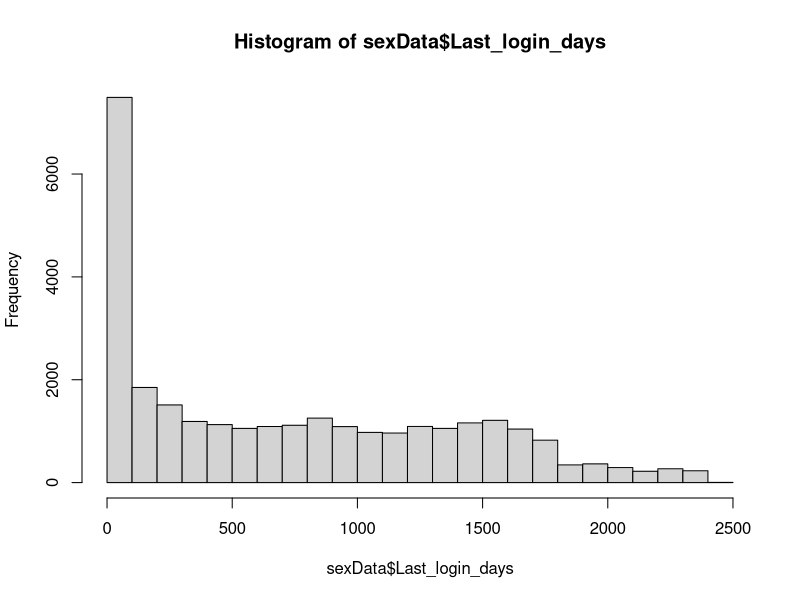
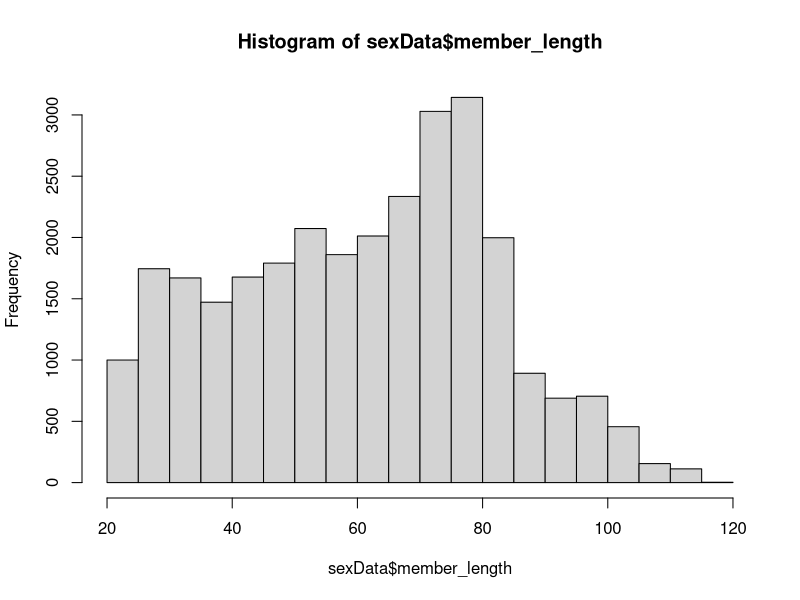
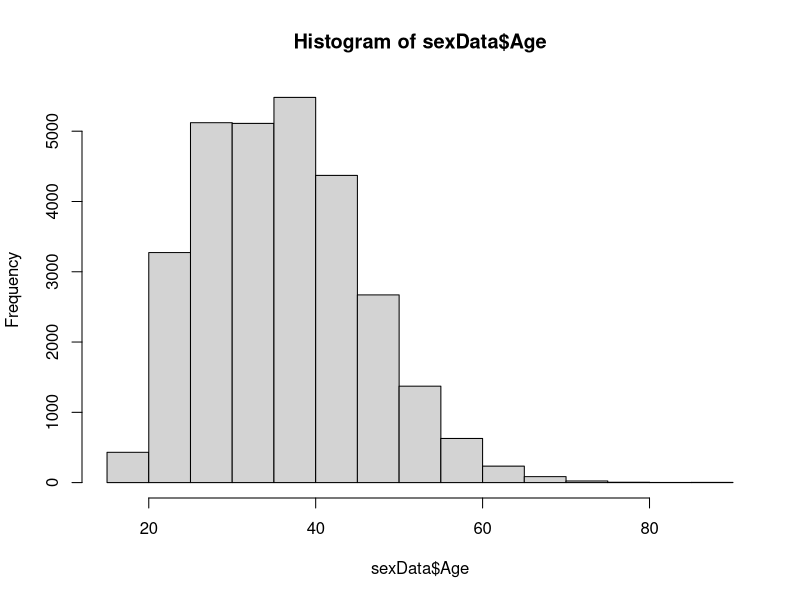
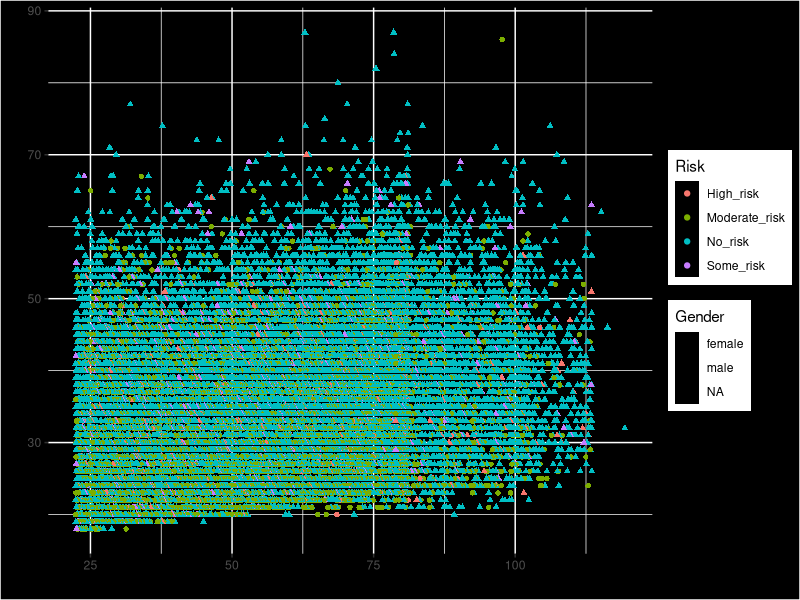
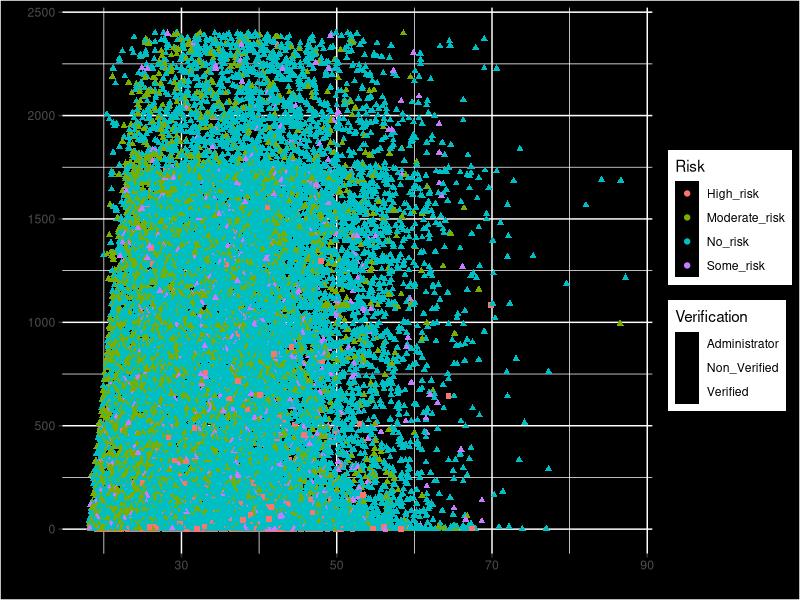
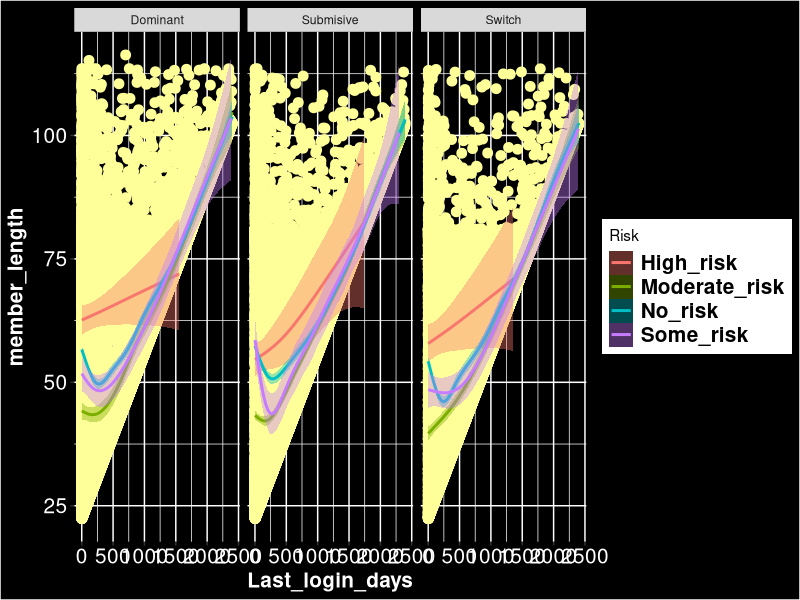
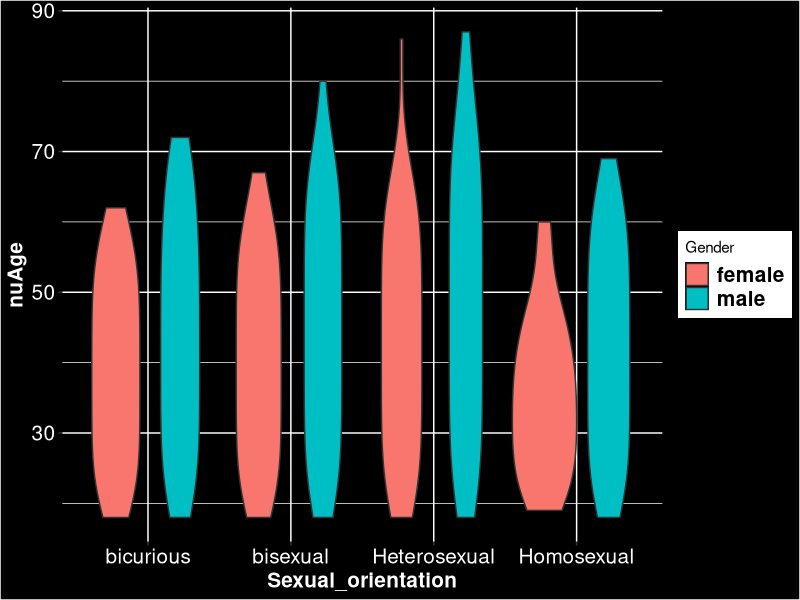
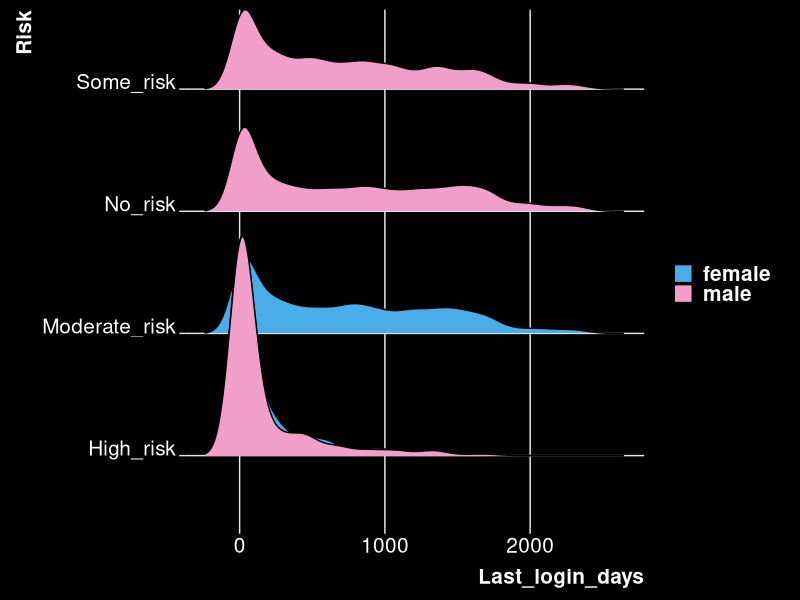

R code for these plots, in order: (Note: this script raises an error after producing the figures.)

packages <- c('ggplot2', 'reshape2', 'plyr', 'plotly', 'ggthemes', 'extrafont',
              'scales', 'png', 'viridis', 'ggraph', 'igraph')

##function to load packaes
check.packages <- function(pkg) {
  new.pkg <- pkg[! (pkg %in% installed.packages()[, 'Package'])]
  if(length(new.pkg))
    install.packages(new.pkg, dependencies = T)
  sapply(pkg, require, character.only = T)
}

check.packages('readxl')
sexData <- read_excel('SexData1.xlsx')


hist(sexData$Last_login_days, breaks=20)
hist(sexData$member_length, breaks=20)
hist(sexData$Age, breaks=20)





###add stuff
check.packages('plyr')
nuAge = as.data.frame(round(sexData$Age))
nuSex = cbind.data.frame(nuAge, sexData)
names(nuSex)[names(nuSex) == 'round(sexData$Age)'] <- 'nuAge'
judas = count(nuSex, c('Gender',
                         'Risk', 'member_length'))
judas = na.omit(judas)
#nuSex = na.omit(nu)
check.packages('ggplot2')
ggplot(nuSex, aes(x=member_length, y=nuAge, group=Risk)) +
  geom_point(aes(shape=Gender, color=Risk))+
  theme(panel.background=element_rect(fill="black"), plot.background=element_rect(fill="black"))



check.packages('plotly')
ggplot(nuSex, aes(x=Age, y=Last_login_days, group=Risk)) +
  geom_point(aes(shape=Verification, color=Risk)) +
  theme(panel.background=element_rect(fill="black"), plot.background=element_rect(fill="black"))



"An example of my humanoid plot"
###Risk and sexual orientation
risk_gen = count(nuSex, c('Risk', 'Gender'))
ori_gen = count(nuSex, c('Sexual_orientation', 'Gender'))
risk_gen = na.omit(risk_gen)
ori_gen = na.omit(ori_gen)

##frequency to proportions
freqRisk = as.data.frame(risk_gen$freq/sum(risk_gen$freq))
freqRisk = cumsum(freqRisk)
risk_final = cbind(risk_gen, freqRisk)
names(risk_final)[names(risk_final) == 'risk_gen$freq/sum(risk_gen$freq)'] <- 'proportion'
freqOri  = as.data.frame(ori_gen$freq/sum(ori_gen$freq))
freqOri = cumsum(freqOri)
ori_final = cbind(ori_gen, freqOri)
names(ori_final)[names(ori_final) == 'ori_gen$freq/sum(ori_gen$freq)'] <- 'proportion'



###multiple charts
julian = count(nuSex, c('Risk', 'Last_login_days', 'member_length',
                        'Sexual_polarity', 'nuAge', 'Gender'))
julian = na.omit(julian)

ggplot(data = julian, aes(x=Last_login_days, y= member_length)) +
  geom_point(aes(text=paste('Polarity:', Sexual_polarity)), colour='#ffff99', size=3) +
  geom_smooth(aes(colour=Risk, fill = Risk)) + facet_wrap(~ Sexual_polarity) +
  theme(panel.background=element_rect(fill="black"),  plot.background = element_rect('black'),
        axis.text = element_text(size=15, colour = 'white'),
        axis.title = element_text(size = 15, face = 'bold', colour = 'white'),
        legend.text = element_text(size=15, face='bold'))


treedata = count(nuSex, c('Looking_for', 'nuAge', 'Last_login_days', 'Risk', 'Sexual_polarity', 'member_length','Gender'))
treedata = na.omit(treedata)

##density plot for a stacked graph
# plot 3: Stacked density plot:

verified = count(nuSex, c('nuAge', 'Gender', 'Sexual_orientation'))
verified = na.omit(verified)




##distribution plot
ggplot(verified, aes(Sexual_orientation, nuAge)) +
  geom_violin(aes(fill=Gender)) + theme(plot.background = element_rect(fill = 'black'),
                                        panel.background=element_rect(fill="black"),
                                        axis.text = element_text(size=15, colour = 'white'),
                                        axis.title = element_text(size = 15, face = 'bold', colour = 'white'),
                                        legend.text = element_text(size=15, face='bold'))



#3rdige
check.packages('ggridges')
ggplot(julian, aes(x=Last_login_days, y = Risk, fill=Gender)) +
  geom_density_ridges() + theme_ridges()  +
  scale_fill_manual(values=c("#49ADEA", "#F19FCA")) +
  theme(plot.background=element_rect(fill="black"),
        axis.text = element_text(size=15, colour = 'white'),
        axis.title = element_text(size = 15, face = 'bold', colour = 'white'),
        legend.text = element_text(size=15, face='bold', colour = 'white'))
  



###bpxxxxxx plot



# grouped boxplot
# scale_fill_manual(values=c("#49ADEA", "#F19FCA")) +
ggplot(treedata, aes(x=Looking_for, y=nuAge, fill=Gender)) + 
  geom_boxplot() + scale_fill_manual(breaks = c("2", "1"), values=c("#49ADEA", "#F19FCA")) +
  theme(plot.background=element_rect(fill="black"), panel.background = element_rect(fill = 'black'),
        axis.text = element_text(size=15, colour = 'white'),
        axis.title = element_text(size = 15, face = 'bold', colour = 'white'),
        legend.text = element_text(size=15, face='bold'))


##newer box
names=c(rep("A", 80) , rep("B", 50) , rep("C", 70))
value=c( sample(2:5, 80 , replace=T) , sample(4:10, 50 , replace=T), 
         sample(1:7, 70 , replace=T) )
data=data.frame(names,value)

#Graph
qplot( x=Risk , y=freq , data=verified , geom=c("boxplot","jitter") , fill=Risk)





###newVerified
nuVer = count(nuSex, c('Verification', 'Gender', 'Risk'))
nuVer = na.omit(nuVer)
##density myman
# plot 3: Stacked density plot:
ggplot(nuVer,aes(x=freq, group=Verification, fill=Verification)) + 
  geom_density(adjust=1.5, position="fill")



###stacked
# plot 3: Stacked density plot:
ggplot(treedata,aes(x=nuAge, group=Looking_for, fill=Sexual_polarity)) +
  geom_density(adjust=1.5, position="fill") + 
  theme(plot.background=element_rect(fill="black"), panel.background = element_rect(fill = 'black'),
        axis.text = element_text(size=15, colour = 'white'),
        axis.title = element_text(size = 15, face = 'bold', colour = 'white'),
        legend.text = element_text(size=15, face='bold'))

